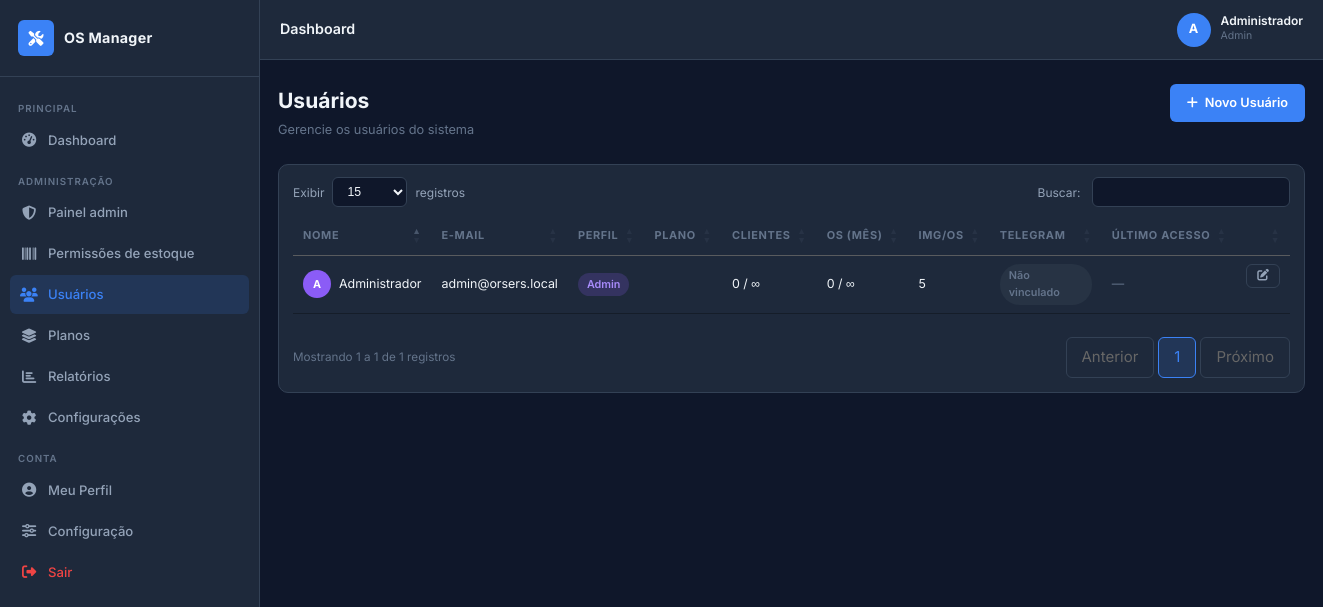
/usuarios (signed in), run on the app's committed database.
### tables this page shows
CREATE TABLE IF NOT EXISTS `nav_menu_itens` (
    `id`                    INT UNSIGNED NOT NULL AUTO_INCREMENT,
    `section_code`          VARCHAR(32)  NOT NULL,
    `label`                 VARCHAR(120) NOT NULL,
    `icon_class`            VARCHAR(80)  NULL DEFAULT NULL,
    `url_path`              VARCHAR(255) NOT NULL,
    `sort_order`            INT          NOT NULL DEFAULT 0,
    `ativo`                 TINYINT(1)   NOT NULL DEFAULT 1,
    `requer_estoque_ativo`  TINYINT(1)   NOT NULL DEFAULT 0,
    `item_class`            VARCHAR(160) NULL DEFAULT NULL,
    `active_rule`           VARCHAR(40)  NULL DEFAULT NULL,
    PRIMARY KEY (`id`),
    KEY `idx_nav_section` (`section_code`, `sort_order`)
);

CREATE TABLE IF NOT EXISTS `usuarios` (
    `id`                  INT UNSIGNED    NOT NULL AUTO_INCREMENT,
    `nome`                VARCHAR(150)    NOT NULL,
    `email`               VARCHAR(200)    NOT NULL,
    `senha`               VARCHAR(255)    NOT NULL,
    `perfil`              ENUM('admin','tecnico','cliente') NOT NULL DEFAULT 'cliente',
    `admin`               TINYINT(1)      NOT NULL DEFAULT 0,
    `plano_id`            INT UNSIGNED    NOT NULL DEFAULT 1,
    `max_imagens_por_os_override` INT UNSIGNED NULL DEFAULT NULL,
    `max_clientes_override`       INT UNSIGNED NULL DEFAULT NULL,
    `max_os_mes_override`         INT UNSIGNED NULL DEFAULT NULL,
    `ativo`               TINYINT(1)      NOT NULL DEFAULT 1,
    `avatar`              VARCHAR(255)    NULL,
    `telefone`            VARCHAR(20)     NULL,
    `telegram_chat_id`    VARCHAR(50)     NULL,
    `telegram_ativo`      TINYINT(1)      NOT NULL DEFAULT 0,
    `telegram_token`      VARCHAR(64)     NULL COMMENT 'Token para vinculação via /start',
    `estoque_ativo`       TINYINT(1)      NOT NULL DEFAULT 0,
    `estoque_limite_itens` INT UNSIGNED   NULL DEFAULT NULL COMMENT 'NULL = ilimitado tipos de item',
    `token`               VARCHAR(100)    NULL,
    `token_expira`        DATETIME        NULL,
    `ultimo_acesso`       DATETIME        NULL,
    `created_at`          DATETIME        NOT NULL DEFAULT CURRENT_TIMESTAMP,
    `updated_at`          DATETIME        NOT NULL DEFAULT CURRENT_TIMESTAMP ON UPDATE CURRENT_TIMESTAMP,
    PRIMARY KEY (`id`),
    UNIQUE KEY `uk_email` (`email`),
    KEY `idx_perfil` (`perfil`),
    KEY `idx_ativo` (`ativo`),
    KEY `idx_usuario_plano` (`plano_id`),
    CONSTRAINT `fk_usuario_plano` FOREIGN KEY (`plano_id`) REFERENCES `planos` (`id`)
);

### @views/users/index.php (the view, shortened to what the rows shown need)
<?php
$fmtLim = static fn (?int $x): string => $x === null ? '∞' : (string)$x;
?>
<div class="page-header">
    <div>
        <h1 class="page-title">Usuários</h1>
        <p class="page-subtitle">Gerencie os usuários do sistema</p>
    </div>
    <a href="<?= BASE_URL ?>/usuarios/criar" class="btn btn-primary">
        <i class="fas fa-plus"></i> Novo Usuário
    </a>
</div>
<div class="card">
    <div class="card-body p0">
        <div class="table-responsive">
            <table class="table table-hover table-datatable">
                <thead>
                    <tr>
                        <th>Nome</th>
                        <th>E-mail</th>
                        <th>Perfil</th>
                        <th>Plano</th>
                        <th>Clientes</th>
                        <th>OS (mês)</th>
                        <th>Img/OS</th>
                        <th>Telegram</th>
                        <th>Último acesso</th>
                        <th></th>
                    </tr>
                </thead>
                <tbody>
                    <?php foreach ($users as $u):
                        $rid = (int)$u['id'];
                        $r = $resumo[$rid] ?? [
                            'clientes' => 0, 'os_mes' => 0, 'max_cli' => null, 'max_os' => null, 'max_img' => 1,
                        ];
                        ?>
                    <tr>
                        <td>
                            <div class="user-row">
                                <div class="user-avatar-sm"><?= strtoupper(substr($u['nome'], 0, 1)) ?></div>
                                <?= htmlspecialchars($u['nome']) ?>
                            </div>
                        </td>
                        <td><?= htmlspecialchars($u['email']) ?></td>
                        <td><span class="badge badge-perfil badge-<?= $u['perfil'] ?>"><?= ucfirst($u['perfil']) ?></span></td>
                        <td><?= htmlspecialchars($u['plano_nome'] ?? '') ?></td>
                        <td><?= (int)$r['clientes'] ?> / <?= $fmtLim($r['max_cli']) ?></td>
                        <td><?= (int)$r['os_mes'] ?> / <?= $fmtLim($r['max_os']) ?></td>
                        <td><?= (int)$r['max_img'] ?></td>
                        <td>
                            <?php if ($u['telegram_ativo']): ?>
                            <span class="badge badge-success"><i class="fab fa-telegram"></i> Vinculado</span>
                            <?php else: ?>
                            <span class="badge badge-muted">Não vinculado</span>
                            <?php endif; ?>
                        </td>
                        <td class="td-date"><?= $u['ultimo_acesso'] ? date('d/m/Y H:i', strtotime($u['ultimo_acesso'])) : '—' ?></td>
                        <td class="td-actions">
                            <a href="<?= BASE_URL ?>/usuarios/<?= $rid ?>/editar" class="btn btn-ghost btn-sm" title="Editar">
                                <i class="fas fa-edit"></i>
                            </a>
                        </td>
                    </tr>
                    <?php endforeach; ?>
                </tbody>
            </table>
        </div>
    </div>
</div>

### @core/Router.php (shortened to what the rows shown need)
<?php
class Router
{
    private array $routes = [];
    public function get(string $pattern, array $handler): void
    {
        $this->routes[] = ['GET', $pattern, $handler];
    }
    public function post(string $pattern, array $handler): void
    {
        $this->routes[] = ['POST', $pattern, $handler];
    }
    public function any(string $pattern, array $handler): void
    {
        $this->routes[] = ['ANY', $pattern, $handler];
    }
    public function dispatch(string $uri, string $method): void
    {
        $uri = '/' . trim(parse_url($uri, PHP_URL_PATH), '/');
        $uri = '/' . ltrim($uri, '/');
        foreach ($this->routes as [$routeMethod, $pattern, $handler]) {
            if ($routeMethod !== 'ANY' && $routeMethod !== $method) continue;
            $regex = preg_replace('/\{([a-zA-Z_]+)\}/', '(?P<$1>[^/]+)', $pattern);
            $regex = '#^' . $regex . '$#';
            if (preg_match($regex, $uri, $matches)) {
                $params = array_filter($matches, 'is_string', ARRAY_FILTER_USE_KEY);
                [$class, $action] = $handler;
                $controller = new $class();
                $controller->$action(...array_values($params));
                return;
            }
        }
    }
}

### @views/layout/header.php (shortened to what the rows shown need)
<!DOCTYPE html>
<html lang="pt-BR" class="dark">
<head>
    <link rel="stylesheet" href="https://cdnjs.cloudflare.com/ajax/libs/font-awesome/6.5.0/css/all.min.css">
    <link rel="stylesheet" href="<?= BASE_URL ?>/assets/css/app.css">
    <link rel="stylesheet" href="<?= BASE_URL ?>/assets/css/vendor/jquery.dataTables.min.css">
    <link rel="stylesheet" href="<?= BASE_URL ?>/assets/css/datatables-custom.css">
</head>
<body class="app-body">
<div class="sidebar" id="sidebar">
    <div class="sidebar-brand">
        <div class="sidebar-logo">
            <i class="fas fa-tools"></i>
        </div>
        <span class="sidebar-brand-name">OS Manager</span>
    </div>
    <nav class="sidebar-nav">
        <?php
        $_uriNav  = $_SERVER['REQUEST_URI'] ?? '';
        $_pathNav = parse_url($_uriNav, PHP_URL_PATH) ?: '';
        $_pathNav = rtrim(str_replace('\\', '/', $_pathNav), '/');
        $_navGrouped = [];
        if (Auth::check()) {
            try {
                $_navGrouped = NavMenu::itensAgrupados((int)Auth::id(), Auth::perfil());
            } catch (Throwable $e) {
                error_log('NavMenu: ' . $e->getMessage());
            }
        }
        foreach (NavMenu::SECTION_LABELS as $_secCode => $_secLabel) {
            if (empty($_navGrouped[$_secCode])) {
                continue;
            }
            ?>
        <div class="nav-section-label"><?= htmlspecialchars($_secLabel) ?></div>
            <?php foreach ($_navGrouped[$_secCode] as $_it):
                $_active = NavMenu::itemEstaAtivo($_it, $_uriNav, $_pathNav) ? ' active' : '';
                $_cls    = trim('nav-item ' . (string)($_it['item_class'] ?? '') . $_active);
                $_href   = BASE_URL . (string)$_it['url_path'];
                $_icon   = trim((string)($_it['icon_class'] ?? ''));
                ?>
        <a href="<?= htmlspecialchars($_href) ?>" class="<?= htmlspecialchars($_cls) ?>">
                <?php if ($_icon !== ''): ?>
            <i class="<?= htmlspecialchars($_icon) ?>"></i>
                <?php endif; ?>
            <span><?= htmlspecialchars((string)$_it['label']) ?></span>
        </a>
            <?php endforeach; ?>
        <?php } ?>
    </nav>
</div>
<div class="main-wrapper">
    <header class="topbar">
        <div class="topbar-breadcrumb">
            <?= htmlspecialchars($pageTitle ?? 'Dashboard') ?>
        </div>
        <?php
        $_topbarEstoqueAlertas = 0;
        ?>
        <div class="topbar-right">
            <div class="topbar-user">
                <div class="user-avatar<?= $_topbarEstoqueAlertas > 0 ? ' user-avatar--estoque-alerta' : '' ?>"<?= $_topbarEstoqueAlertas > 0 ? ' title="Estoque: itens no ou abaixo do mínimo configurado"' : '' ?>>
                    <?= strtoupper(substr(Auth::user()['nome'], 0, 1)) ?>
                </div>
                <div class="user-info">
                    <span class="user-name-wrap">
                        <span class="user-name"><?= htmlspecialchars(Auth::user()['nome']) ?></span>
                    </span>
                    <span class="user-role"><?= ucfirst(Auth::user()['perfil']) ?></span>
                </div>
            </div>
        </div>
    </header>
    <main class="main-content">

### data on the page
nav_menu_itens: label "Dashboard"
nav_menu_itens: label "Painel admin"
nav_menu_itens: label "Permissões de estoque"
nav_menu_itens: label "Usuários"
nav_menu_itens: label "Planos"
nav_menu_itens: label "Relatórios"
nav_menu_itens: label "Configurações"
nav_menu_itens: label "Meu Perfil"
nav_menu_itens: label "Configuração"
nav_menu_itens: label "Sair"
usuarios: nome "A", nome "Administrador", email "admin@orsers.local", perfil "Admin", id "0", id "∞", id "5", telegram_ativo "Não vinculado"

### other printed values
$_secLabel "PRINCIPAL"
$_secLabel "ADMINISTRAÇÃO"
$_secLabel "CONTA"
